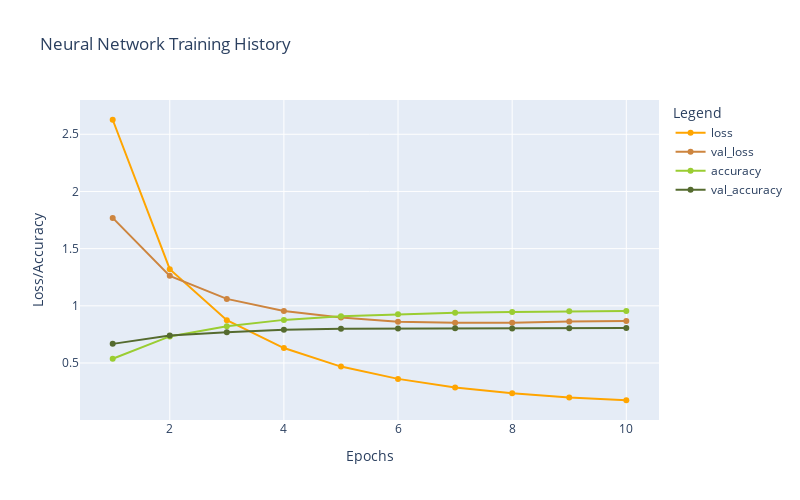

Notebook code cell kept with this figure:
### Code cell
plot_history(historyA)

### Figure 1 — Plotly figure (JSON) as saved in the notebook; plotly's stock layout.template omitted (floating-point values rounded to 4 significant figures)
{"data": [{"hovertemplate": "Legend=loss<br>Epochs=%{x}<br>Loss/Accuracy=%{y}<extra></extra>", "legendgroup": "loss", "line": {"color": "orange", "dash": "solid"}, "marker": {"symbol": "circle"}, "mode": "lines+markers", "name": "loss", "orientation": "v", "showlegend": true, "type": "scatter", "x": [1, 2, 3, 4, 5, 6, 7, 8, 9, 10], "xaxis": "x", "y": [2.627, 1.321, 0.8743, 0.6307, 0.4687, 0.3612, 0.286, 0.2347, 0.1983, 0.1744], "yaxis": "y"}, {"hovertemplate": "Legend=val_loss<br>Epochs=%{x}<br>Loss/Accuracy=%{y}<extra></extra>", "legendgroup": "val_loss", "line": {"color": "peru", "dash": "solid"}, "marker": {"symbol": "circle"}, "mode": "lines+markers", "name": "val_loss", "orientation": "v", "showlegend": true, "type": "scatter", "x": [1, 2, 3, 4, 5, 6, 7, 8, 9, 10], "xaxis": "x", "y": [1.769, 1.262, 1.061, 0.9554, 0.8981, 0.8602, 0.8516, 0.8531, 0.8624, 0.8664], "yaxis": "y"}, {"hovertemplate": "Legend=accuracy<br>Epochs=%{x}<br>Loss/Accuracy=%{y}<extra></extra>", "legendgroup": "accuracy", "line": {"color": "yellowgreen", "dash": "solid"}, "marker": {"symbol": "circle"}, "mode": "lines+markers", "name": "accuracy", "orientation": "v", "showlegend": true, "type": "scatter", "x": [1, 2, 3, 4, 5, 6, 7, 8, 9, 10], "xaxis": "x", "y": [0.5372, 0.7327, 0.8212, 0.8772, 0.9089, 0.9269, 0.9403, 0.9458, 0.9518, 0.9549], "yaxis": "y"}, {"hovertemplate": "Legend=val_accuracy<br>Epochs=%{x}<br>Loss/Accuracy=%{y}<extra></extra>", "legendgroup": "val_accuracy", "line": {"color": "darkolivegreen", "dash": "solid"}, "marker": {"symbol": "circle"}, "mode": "lines+markers", "name": "val_accuracy", "orientation": "v", "showlegend": true, "type": "scatter", "x": [1, 2, 3, 4, 5, 6, 7, 8, 9, 10], "xaxis": "x", "y": [0.6674, 0.7409, 0.768, 0.7907, 0.8005, 0.8023, 0.8045, 0.8023, 0.8041, 0.8063], "yaxis": "y"}], "layout": {"height": 500, "legend": {"title": {"text": "Legend"}, "tracegroupgap": 0}, "title": {"text": "Neural Network Training History"}, "width": 800, "xaxis": {"anchor": "y", "domain": [0, 1], "title": {"text": "Epochs"}}, "yaxis": {"anchor": "x", "domain": [0, 1], "title": {"text": "Loss/Accuracy"}}}}
